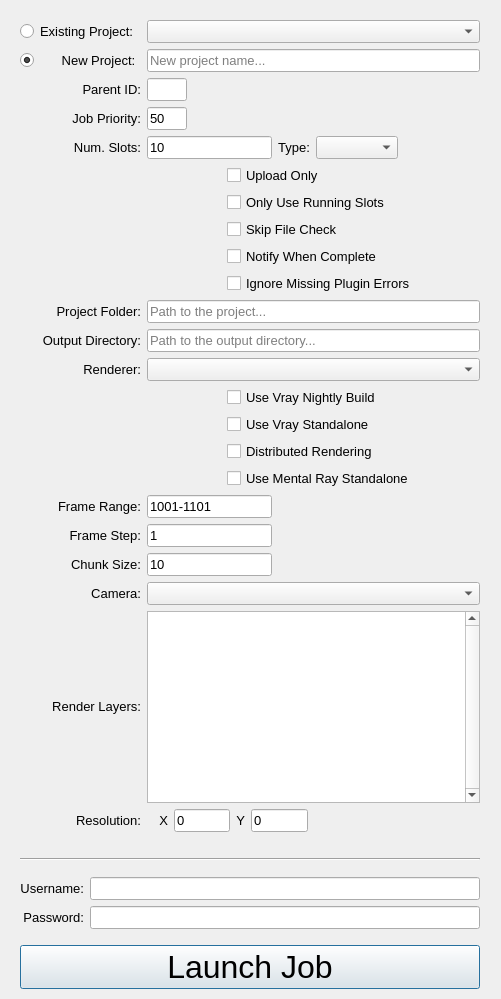
<?xml version="1.0" encoding="UTF-8"?>
<ui version="4.0">
 <class>SubmitDialog</class>
 <widget class="QDialog" name="SubmitDialog">
  <property name="geometry">
   <rect>
    <x>0</x>
    <y>0</y>
    <width>501</width>
    <height>999</height>
   </rect>
  </property>
  <property name="windowTitle">
   <string>Dialog</string>
  </property>
  <widget class="QWidget" name="layoutWidget">
   <property name="geometry">
    <rect>
     <x>0</x>
     <y>0</y>
     <width>480</width>
     <height>1003</height>
    </rect>
   </property>
   <property name="font">
    <font>
     <pointsize>10</pointsize>
    </font>
   </property>
   <layout class="QVBoxLayout" name="verticalLayout">
    <property name="leftMargin">
     <number>20</number>
    </property>
    <property name="rightMargin">
     <number>0</number>
    </property>
    <item>
     <layout class="QGridLayout" name="main_layout">
      <property name="topMargin">
       <number>10</number>
      </property>
      <property name="bottomMargin">
       <number>10</number>
      </property>
      <item row="16" column="1">
       <layout class="QHBoxLayout" name="horizontalLayout_12">
        <item>
         <spacer name="horizontalSpacer_12">
          <property name="orientation">
           <enum>Qt::Horizontal</enum>
          </property>
          <property name="sizeType">
           <enum>QSizePolicy::Fixed</enum>
          </property>
          <property name="sizeHint" stdset="0">
           <size>
            <width>80</width>
            <height>20</height>
           </size>
          </property>
         </spacer>
        </item>
        <item>
         <widget class="QCheckBox" name="use_mi">
          <property name="text">
           <string>Use Mental Ray Standalone</string>
          </property>
          <property name="-v" stdset="0">
           <string>`python &quot;cmds.submit_callb('use_mi')&quot;`</string>
          </property>
         </widget>
        </item>
       </layout>
      </item>
      <item row="13" column="1">
       <layout class="QHBoxLayout" name="horizontalLayout_9">
        <item>
         <spacer name="horizontalSpacer_9">
          <property name="orientation">
           <enum>Qt::Horizontal</enum>
          </property>
          <property name="sizeType">
           <enum>QSizePolicy::Fixed</enum>
          </property>
          <property name="sizeHint" stdset="0">
           <size>
            <width>80</width>
            <height>20</height>
           </size>
          </property>
         </spacer>
        </item>
        <item>
         <widget class="QCheckBox" name="vray_nightly">
          <property name="text">
           <string>Use Vray Nightly Build</string>
          </property>
          <property name="-v" stdset="0">
           <string>`python &quot;cmds.submit_callb('vray_nightly')&quot;`</string>
          </property>
         </widget>
        </item>
       </layout>
      </item>
      <item row="4" column="1">
       <layout class="QHBoxLayout" name="horizontalLayout_3">
        <item>
         <widget class="QLineEdit" name="num_instances">
          <property name="sizePolicy">
           <sizepolicy hsizetype="Preferred" vsizetype="Fixed">
            <horstretch>0</horstretch>
            <verstretch>0</verstretch>
           </sizepolicy>
          </property>
          <property name="font">
           <font>
            <pointsize>10</pointsize>
           </font>
          </property>
          <property name="text">
           <string>10</string>
          </property>
          <property name="-tx" stdset="0">
           <string>`python &quot;cmds.submit_callb('num_instances')&quot;`</string>
          </property>
         </widget>
        </item>
        <item>
         <widget class="QLabel" name="label_3">
          <property name="font">
           <font>
            <pointsize>10</pointsize>
           </font>
          </property>
          <property name="text">
           <string>Type:</string>
          </property>
          <property name="alignment">
           <set>Qt::AlignRight|Qt::AlignTrailing|Qt::AlignVCenter</set>
          </property>
         </widget>
        </item>
        <item>
         <widget class="QComboBox" name="instance_type">
          <property name="sizePolicy">
           <sizepolicy hsizetype="Expanding" vsizetype="Fixed">
            <horstretch>0</horstretch>
            <verstretch>0</verstretch>
           </sizepolicy>
          </property>
          <property name="font">
           <font>
            <pointsize>10</pointsize>
           </font>
          </property>
          <property name="-ann" stdset="0">
           <string>`python &quot;cmds.submit_callb('instance_type')&quot;`</string>
          </property>
         </widget>
        </item>
        <item>
         <spacer name="horizontalSpacer">
          <property name="orientation">
           <enum>Qt::Horizontal</enum>
          </property>
          <property name="sizeHint" stdset="0">
           <size>
            <width>40</width>
            <height>20</height>
           </size>
          </property>
         </spacer>
        </item>
       </layout>
      </item>
      <item row="3" column="0">
       <widget class="QLabel" name="label_17">
        <property name="maximumSize">
         <size>
          <width>16777215</width>
          <height>16777215</height>
         </size>
        </property>
        <property name="font">
         <font>
          <pointsize>10</pointsize>
         </font>
        </property>
        <property name="text">
         <string>Job Priority:</string>
        </property>
        <property name="alignment">
         <set>Qt::AlignRight|Qt::AlignTrailing|Qt::AlignVCenter</set>
        </property>
       </widget>
      </item>
      <item row="22" column="1">
       <layout class="QHBoxLayout" name="horizontalLayout">
        <property name="spacing">
         <number>-1</number>
        </property>
        <property name="sizeConstraint">
         <enum>QLayout::SetDefaultConstraint</enum>
        </property>
        <item>
         <spacer name="horizontalSpacer_2">
          <property name="orientation">
           <enum>Qt::Horizontal</enum>
          </property>
          <property name="sizeHint" stdset="0">
           <size>
            <width>80</width>
            <height>20</height>
           </size>
          </property>
         </spacer>
        </item>
        <item>
         <widget class="QLabel" name="label_15">
          <property name="font">
           <font>
            <pointsize>10</pointsize>
           </font>
          </property>
          <property name="text">
           <string>X</string>
          </property>
          <property name="alignment">
           <set>Qt::AlignRight|Qt::AlignTrailing|Qt::AlignVCenter</set>
          </property>
         </widget>
        </item>
        <item>
         <widget class="QLineEdit" name="x_res">
          <property name="sizePolicy">
           <sizepolicy hsizetype="Preferred" vsizetype="Fixed">
            <horstretch>0</horstretch>
            <verstretch>0</verstretch>
           </sizepolicy>
          </property>
          <property name="font">
           <font>
            <pointsize>10</pointsize>
           </font>
          </property>
          <property name="text">
           <string>0</string>
          </property>
          <property name="-tx" stdset="0">
           <string>`python &quot;cmds.submit_callb('x_res')&quot;`</string>
          </property>
         </widget>
        </item>
        <item>
         <widget class="QLabel" name="label_16">
          <property name="font">
           <font>
            <pointsize>10</pointsize>
           </font>
          </property>
          <property name="text">
           <string>Y</string>
          </property>
          <property name="alignment">
           <set>Qt::AlignRight|Qt::AlignTrailing|Qt::AlignVCenter</set>
          </property>
         </widget>
        </item>
        <item>
         <widget class="QLineEdit" name="y_res">
          <property name="sizePolicy">
           <sizepolicy hsizetype="Preferred" vsizetype="Fixed">
            <horstretch>0</horstretch>
            <verstretch>0</verstretch>
           </sizepolicy>
          </property>
          <property name="font">
           <font>
            <pointsize>10</pointsize>
           </font>
          </property>
          <property name="text">
           <string>0</string>
          </property>
          <property name="-tx" stdset="0">
           <string>`python &quot;cmds.submit_callb('y_res')&quot;`</string>
          </property>
         </widget>
        </item>
        <item>
         <spacer name="horizontalSpacer_5">
          <property name="font">
           <font>
            <pointsize>10</pointsize>
           </font>
          </property>
          <property name="orientation">
           <enum>Qt::Horizontal</enum>
          </property>
          <property name="sizeHint" stdset="0">
           <size>
            <width>240</width>
            <height>20</height>
           </size>
          </property>
         </spacer>
        </item>
       </layout>
      </item>
      <item row="21" column="0">
       <widget class="QLabel" name="label_11">
        <property name="sizePolicy">
         <sizepolicy hsizetype="Minimum" vsizetype="Fixed">
          <horstretch>0</horstretch>
          <verstretch>0</verstretch>
         </sizepolicy>
        </property>
        <property name="font">
         <font>
          <pointsize>10</pointsize>
         </font>
        </property>
        <property name="text">
         <string>Render Layers:</string>
        </property>
        <property name="alignment">
         <set>Qt::AlignRight|Qt::AlignTrailing|Qt::AlignVCenter</set>
        </property>
       </widget>
      </item>
      <item row="4" column="0">
       <widget class="QLabel" name="label_2">
        <property name="maximumSize">
         <size>
          <width>16777215</width>
          <height>16777215</height>
         </size>
        </property>
        <property name="font">
         <font>
          <pointsize>10</pointsize>
         </font>
        </property>
        <property name="text">
         <string>Num. Slots:</string>
        </property>
        <property name="textFormat">
         <enum>Qt::AutoText</enum>
        </property>
        <property name="scaledContents">
         <bool>false</bool>
        </property>
        <property name="alignment">
         <set>Qt::AlignRight|Qt::AlignTrailing|Qt::AlignVCenter</set>
        </property>
        <property name="wordWrap">
         <bool>false</bool>
        </property>
        <property name="openExternalLinks">
         <bool>false</bool>
        </property>
        <property name="textInteractionFlags">
         <set>Qt::LinksAccessibleByMouse</set>
        </property>
       </widget>
      </item>
      <item row="1" column="1">
       <widget class="QLineEdit" name="new_project_name">
        <property name="placeholderText">
         <string>New project name...</string>
        </property>
        <property name="-tx" stdset="0">
         <string>`python &quot;cmds.submit_callb('new_project_name')&quot;`</string>
        </property>
       </widget>
      </item>
      <item row="0" column="1">
       <widget class="QComboBox" name="existing_project_name">
        <property name="-ann" stdset="0">
         <string>`python &quot;cmds.submit_callb('existing_project_name')&quot;`</string>
        </property>
       </widget>
      </item>
      <item row="6" column="1">
       <layout class="QHBoxLayout" name="horizontalLayout_6">
        <item>
         <spacer name="horizontalSpacer_8">
          <property name="orientation">
           <enum>Qt::Horizontal</enum>
          </property>
          <property name="sizeType">
           <enum>QSizePolicy::Fixed</enum>
          </property>
          <property name="sizeHint" stdset="0">
           <size>
            <width>80</width>
            <height>20</height>
           </size>
          </property>
         </spacer>
        </item>
        <item>
         <widget class="QCheckBox" name="start_new_slots">
          <property name="text">
           <string>Only Use Running Slots</string>
          </property>
          <property name="-v" stdset="0">
           <string>`python &quot;cmds.submit_callb('start_new_slots')&quot;`</string>
          </property>
         </widget>
        </item>
       </layout>
      </item>
      <item row="22" column="0">
       <widget class="QLabel" name="label_12">
        <property name="font">
         <font>
          <pointsize>10</pointsize>
         </font>
        </property>
        <property name="text">
         <string>Resolution:</string>
        </property>
        <property name="alignment">
         <set>Qt::AlignRight|Qt::AlignTrailing|Qt::AlignVCenter</set>
        </property>
       </widget>
      </item>
      <item row="20" column="1">
       <widget class="QComboBox" name="camera">
        <property name="font">
         <font>
          <pointsize>10</pointsize>
         </font>
        </property>
        <property name="-ann" stdset="0">
         <string>`python &quot;cmds.submit_callb('camera')&quot;`</string>
        </property>
       </widget>
      </item>
      <item row="21" column="1">
       <widget class="QListWidget" name="layers">
        <property name="sizePolicy">
         <sizepolicy hsizetype="Preferred" vsizetype="Preferred">
          <horstretch>0</horstretch>
          <verstretch>0</verstretch>
         </sizepolicy>
        </property>
        <property name="frameShadow">
         <enum>QFrame::Plain</enum>
        </property>
        <property name="verticalScrollBarPolicy">
         <enum>Qt::ScrollBarAlwaysOn</enum>
        </property>
        <property name="autoScroll">
         <bool>true</bool>
        </property>
        <property name="autoScrollMargin">
         <number>7</number>
        </property>
        <property name="showDropIndicator" stdset="0">
         <bool>false</bool>
        </property>
        <property name="alternatingRowColors">
         <bool>true</bool>
        </property>
        <property name="selectionMode">
         <enum>QAbstractItemView::MultiSelection</enum>
        </property>
        <property name="resizeMode">
         <enum>QListView::Adjust</enum>
        </property>
        <property name="layoutMode">
         <enum>QListView::Batched</enum>
        </property>
        <property name="selectionRectVisible">
         <bool>false</bool>
        </property>
        <property name="-allowMultiSelection" stdset="0">
         <string>true</string>
        </property>
       </widget>
      </item>
      <item row="20" column="0">
       <widget class="QLabel" name="label_10">
        <property name="font">
         <font>
          <pointsize>10</pointsize>
         </font>
        </property>
        <property name="text">
         <string>Camera:</string>
        </property>
        <property name="alignment">
         <set>Qt::AlignRight|Qt::AlignTrailing|Qt::AlignVCenter</set>
        </property>
       </widget>
      </item>
      <item row="19" column="0">
       <widget class="QLabel" name="label_9">
        <property name="font">
         <font>
          <pointsize>10</pointsize>
         </font>
        </property>
        <property name="text">
         <string>Chunk Size:</string>
        </property>
        <property name="alignment">
         <set>Qt::AlignRight|Qt::AlignTrailing|Qt::AlignVCenter</set>
        </property>
       </widget>
      </item>
      <item row="3" column="1">
       <layout class="QHBoxLayout" name="horizontalLayout_4">
        <item>
         <widget class="QLineEdit" name="priority">
          <property name="maximumSize">
           <size>
            <width>40</width>
            <height>16777215</height>
           </size>
          </property>
          <property name="text">
           <string>50</string>
          </property>
          <property name="-tx" stdset="0">
           <string>`python &quot;cmds.submit_callb('priority')&quot;`</string>
          </property>
         </widget>
        </item>
        <item>
         <spacer name="horizontalSpacer_4">
          <property name="orientation">
           <enum>Qt::Horizontal</enum>
          </property>
          <property name="sizeHint" stdset="0">
           <size>
            <width>40</width>
            <height>20</height>
           </size>
          </property>
         </spacer>
        </item>
       </layout>
      </item>
      <item row="19" column="1">
       <widget class="QLineEdit" name="chunk_size">
        <property name="sizePolicy">
         <sizepolicy hsizetype="Maximum" vsizetype="Fixed">
          <horstretch>0</horstretch>
          <verstretch>0</verstretch>
         </sizepolicy>
        </property>
        <property name="font">
         <font>
          <pointsize>10</pointsize>
         </font>
        </property>
        <property name="text">
         <string>10</string>
        </property>
        <property name="-tx" stdset="0">
         <string>`python &quot;cmds.submit_callb('chunk_size')&quot;`</string>
        </property>
       </widget>
      </item>
      <item row="18" column="0">
       <widget class="QLabel" name="label_8">
        <property name="font">
         <font>
          <pointsize>10</pointsize>
         </font>
        </property>
        <property name="text">
         <string>Frame Step:</string>
        </property>
        <property name="alignment">
         <set>Qt::AlignRight|Qt::AlignTrailing|Qt::AlignVCenter</set>
        </property>
       </widget>
      </item>
      <item row="17" column="0">
       <widget class="QLabel" name="label_7">
        <property name="font">
         <font>
          <pointsize>10</pointsize>
         </font>
        </property>
        <property name="text">
         <string>Frame Range:</string>
        </property>
        <property name="alignment">
         <set>Qt::AlignRight|Qt::AlignTrailing|Qt::AlignVCenter</set>
        </property>
       </widget>
      </item>
      <item row="18" column="1">
       <widget class="QLineEdit" name="frame_step">
        <property name="sizePolicy">
         <sizepolicy hsizetype="Maximum" vsizetype="Fixed">
          <horstretch>0</horstretch>
          <verstretch>0</verstretch>
         </sizepolicy>
        </property>
        <property name="font">
         <font>
          <pointsize>10</pointsize>
         </font>
        </property>
        <property name="text">
         <string>1</string>
        </property>
        <property name="-tx" stdset="0">
         <string>`python &quot;cmds.submit_callb('frame_step')&quot;`</string>
        </property>
       </widget>
      </item>
      <item row="12" column="0">
       <widget class="QLabel" name="label_6">
        <property name="font">
         <font>
          <pointsize>10</pointsize>
         </font>
        </property>
        <property name="text">
         <string>Renderer:</string>
        </property>
        <property name="alignment">
         <set>Qt::AlignRight|Qt::AlignTrailing|Qt::AlignVCenter</set>
        </property>
       </widget>
      </item>
      <item row="17" column="1">
       <widget class="QLineEdit" name="frange">
        <property name="sizePolicy">
         <sizepolicy hsizetype="Maximum" vsizetype="Fixed">
          <horstretch>0</horstretch>
          <verstretch>0</verstretch>
         </sizepolicy>
        </property>
        <property name="font">
         <font>
          <pointsize>10</pointsize>
         </font>
        </property>
        <property name="text">
         <string>1001-1101</string>
        </property>
        <property name="-tx" stdset="0">
         <string>`python &quot;cmds.submit_callb('frange')&quot;`</string>
        </property>
       </widget>
      </item>
      <item row="11" column="0">
       <widget class="QLabel" name="label_5">
        <property name="font">
         <font>
          <pointsize>10</pointsize>
         </font>
        </property>
        <property name="text">
         <string>Output Directory:</string>
        </property>
        <property name="alignment">
         <set>Qt::AlignRight|Qt::AlignTrailing|Qt::AlignVCenter</set>
        </property>
       </widget>
      </item>
      <item row="12" column="1">
       <widget class="QComboBox" name="renderer">
        <property name="-ann" stdset="0">
         <string>`python &quot;cmds.submit_callb('renderer')&quot;`</string>
        </property>
       </widget>
      </item>
      <item row="10" column="0">
       <widget class="QLabel" name="label_4">
        <property name="font">
         <font>
          <pointsize>10</pointsize>
         </font>
        </property>
        <property name="text">
         <string>Project Folder:</string>
        </property>
        <property name="alignment">
         <set>Qt::AlignRight|Qt::AlignTrailing|Qt::AlignVCenter</set>
        </property>
       </widget>
      </item>
      <item row="2" column="0">
       <widget class="QLabel" name="label_18">
        <property name="sizePolicy">
         <sizepolicy hsizetype="Preferred" vsizetype="Preferred">
          <horstretch>0</horstretch>
          <verstretch>0</verstretch>
         </sizepolicy>
        </property>
        <property name="maximumSize">
         <size>
          <width>16777215</width>
          <height>16777215</height>
         </size>
        </property>
        <property name="font">
         <font>
          <pointsize>10</pointsize>
         </font>
        </property>
        <property name="text">
         <string>Parent ID:</string>
        </property>
        <property name="alignment">
         <set>Qt::AlignRight|Qt::AlignTrailing|Qt::AlignVCenter</set>
        </property>
       </widget>
      </item>
      <item row="11" column="1">
       <widget class="QLineEdit" name="output_dir">
        <property name="placeholderText">
         <string>Path to the output directory...</string>
        </property>
        <property name="-tx" stdset="0">
         <string>`python &quot;cmds.submit_callb('output_dir')&quot;`</string>
        </property>
       </widget>
      </item>
      <item row="10" column="1">
       <widget class="QLineEdit" name="project">
        <property name="placeholderText">
         <string>Path to the project...</string>
        </property>
        <property name="-tx" stdset="0">
         <string>`python &quot;cmds.submit_callb('project')&quot;`</string>
        </property>
       </widget>
      </item>
      <item row="5" column="1">
       <layout class="QHBoxLayout" name="horizontalLayout_5">
        <item>
         <spacer name="horizontalSpacer_3">
          <property name="orientation">
           <enum>Qt::Horizontal</enum>
          </property>
          <property name="sizeType">
           <enum>QSizePolicy::Fixed</enum>
          </property>
          <property name="sizeHint" stdset="0">
           <size>
            <width>80</width>
            <height>20</height>
           </size>
          </property>
         </spacer>
        </item>
        <item>
         <widget class="QCheckBox" name="upload_only">
          <property name="text">
           <string>Upload Only</string>
          </property>
          <property name="-v" stdset="0">
           <string>`python &quot;cmds.submit_callb('upload_only')&quot;`</string>
          </property>
         </widget>
        </item>
       </layout>
      </item>
      <item row="7" column="1">
       <layout class="QHBoxLayout" name="horizontalLayout_7">
        <item>
         <spacer name="horizontalSpacer_6">
          <property name="orientation">
           <enum>Qt::Horizontal</enum>
          </property>
          <property name="sizeType">
           <enum>QSizePolicy::Fixed</enum>
          </property>
          <property name="sizeHint" stdset="0">
           <size>
            <width>80</width>
            <height>20</height>
           </size>
          </property>
         </spacer>
        </item>
        <item>
         <widget class="QCheckBox" name="skip_check">
          <property name="minimumSize">
           <size>
            <width>0</width>
            <height>0</height>
           </size>
          </property>
          <property name="text">
           <string>Skip File Check</string>
          </property>
          <property name="-v" stdset="0">
           <string>`python &quot;cmds.submit_callb('skip_check')&quot;`</string>
          </property>
         </widget>
        </item>
       </layout>
      </item>
      <item row="14" column="1">
       <layout class="QHBoxLayout" name="horizontalLayout_10">
        <item>
         <spacer name="horizontalSpacer_11">
          <property name="orientation">
           <enum>Qt::Horizontal</enum>
          </property>
          <property name="sizeType">
           <enum>QSizePolicy::Fixed</enum>
          </property>
          <property name="sizeHint" stdset="0">
           <size>
            <width>80</width>
            <height>20</height>
           </size>
          </property>
         </spacer>
        </item>
        <item>
         <widget class="QCheckBox" name="use_vrscene">
          <property name="text">
           <string>Use Vray Standalone</string>
          </property>
          <property name="-v" stdset="0">
           <string>`python &quot;cmds.submit_callb('use_vrscene')&quot;`</string>
          </property>
         </widget>
        </item>
       </layout>
      </item>
      <item row="8" column="1">
       <layout class="QHBoxLayout" name="horizontalLayout_8">
        <item>
         <spacer name="horizontalSpacer_7">
          <property name="orientation">
           <enum>Qt::Horizontal</enum>
          </property>
          <property name="sizeType">
           <enum>QSizePolicy::Fixed</enum>
          </property>
          <property name="sizeHint" stdset="0">
           <size>
            <width>80</width>
            <height>20</height>
           </size>
          </property>
         </spacer>
        </item>
        <item>
         <widget class="QCheckBox" name="notify_complete">
          <property name="minimumSize">
           <size>
            <width>0</width>
            <height>0</height>
           </size>
          </property>
          <property name="text">
           <string>Notify When Complete</string>
          </property>
          <property name="-v" stdset="0">
           <string>`python &quot;cmds.submit_callb('notify_complete')&quot;`</string>
          </property>
         </widget>
        </item>
       </layout>
      </item>
      <item row="2" column="1">
       <layout class="QHBoxLayout" name="horizontalLayout_11">
        <item>
         <widget class="QLineEdit" name="parent_id">
          <property name="sizePolicy">
           <sizepolicy hsizetype="Expanding" vsizetype="Fixed">
            <horstretch>0</horstretch>
            <verstretch>0</verstretch>
           </sizepolicy>
          </property>
          <property name="maximumSize">
           <size>
            <width>40</width>
            <height>16777215</height>
           </size>
          </property>
          <property name="-tx" stdset="0">
           <string>`python &quot;cmds.submit_callb('parent_id')&quot;`</string>
          </property>
         </widget>
        </item>
        <item>
         <spacer name="horizontalSpacer_10">
          <property name="orientation">
           <enum>Qt::Horizontal</enum>
          </property>
          <property name="sizeType">
           <enum>QSizePolicy::Expanding</enum>
          </property>
          <property name="sizeHint" stdset="0">
           <size>
            <width>120</width>
            <height>20</height>
           </size>
          </property>
         </spacer>
        </item>
       </layout>
      </item>
      <item row="15" column="1">
       <layout class="QHBoxLayout" name="horizontalLayout_15">
        <item>
         <spacer name="horizontalSpacer_13">
          <property name="orientation">
           <enum>Qt::Horizontal</enum>
          </property>
          <property name="sizeType">
           <enum>QSizePolicy::Fixed</enum>
          </property>
          <property name="sizeHint" stdset="0">
           <size>
            <width>80</width>
            <height>20</height>
           </size>
          </property>
         </spacer>
        </item>
        <item>
         <widget class="QCheckBox" name="distributed">
          <property name="text">
           <string>Distributed Rendering</string>
          </property>
          <property name="-v" stdset="0">
           <string>`python &quot;cmds.submit_callb('distributed')&quot;`</string>
          </property>
         </widget>
        </item>
       </layout>
      </item>
      <item row="1" column="0">
       <widget class="QRadioButton" name="new_project">
        <property name="text">
         <string>      New Project:</string>
        </property>
        <property name="checked">
         <bool>true</bool>
        </property>
        <property name="-ann" stdset="0">
         <string>`python &quot;cmds.submit_callb('new_project')&quot;`</string>
        </property>
       </widget>
      </item>
      <item row="0" column="0">
       <widget class="QRadioButton" name="existing_project">
        <property name="text">
         <string>Existing Project:</string>
        </property>
        <property name="checked">
         <bool>false</bool>
        </property>
        <property name="-ann" stdset="0">
         <string>`python &quot;cmds.submit_callb('existing_project')&quot;`</string>
        </property>
       </widget>
      </item>
      <item row="9" column="1">
       <layout class="QHBoxLayout" name="horizontalLayout_13">
        <item>
         <spacer name="horizontalSpacer_14">
          <property name="orientation">
           <enum>Qt::Horizontal</enum>
          </property>
          <property name="sizeType">
           <enum>QSizePolicy::Fixed</enum>
          </property>
          <property name="sizeHint" stdset="0">
           <size>
            <width>80</width>
            <height>20</height>
           </size>
          </property>
         </spacer>
        </item>
        <item>
         <widget class="QCheckBox" name="ignore_plugin_errors">
          <property name="text">
           <string>Ignore Missing Plugin Errors</string>
          </property>
          <property name="-v" stdset="0">
           <string>`python &quot;cmds.submit_callb('ignore_plugin_errors')&quot;`</string>
          </property>
         </widget>
        </item>
       </layout>
      </item>
     </layout>
    </item>
    <item>
     <widget class="Line" name="line">
      <property name="orientation">
       <enum>Qt::Horizontal</enum>
      </property>
     </widget>
    </item>
    <item>
     <layout class="QGridLayout" name="gridLayout">
      <item row="0" column="0">
       <widget class="QLabel" name="label_13">
        <property name="font">
         <font>
          <pointsize>10</pointsize>
         </font>
        </property>
        <property name="text">
         <string>Username:</string>
        </property>
        <property name="alignment">
         <set>Qt::AlignRight|Qt::AlignTrailing|Qt::AlignVCenter</set>
        </property>
       </widget>
      </item>
      <item row="0" column="1">
       <widget class="QLineEdit" name="username">
        <property name="text">
         <string/>
        </property>
        <property name="-tx" stdset="0">
         <string>`python &quot;cmds.submit_callb('username')&quot;`</string>
        </property>
       </widget>
      </item>
      <item row="1" column="0">
       <widget class="QLabel" name="label_14">
        <property name="font">
         <font>
          <pointsize>10</pointsize>
         </font>
        </property>
        <property name="text">
         <string>Password:</string>
        </property>
        <property name="alignment">
         <set>Qt::AlignRight|Qt::AlignTrailing|Qt::AlignVCenter</set>
        </property>
       </widget>
      </item>
      <item row="1" column="1">
       <widget class="QLineEdit" name="password">
        <property name="inputMask">
         <string notr="true"/>
        </property>
        <property name="text">
         <string/>
        </property>
        <property name="echoMode">
         <enum>QLineEdit::Password</enum>
        </property>
        <property name="-tx" stdset="0">
         <string>`python &quot;cmds.submit_callb('password')&quot;`</string>
        </property>
       </widget>
      </item>
     </layout>
    </item>
    <item>
     <layout class="QHBoxLayout" name="horizontalLayout_2">
      <property name="leftMargin">
       <number>0</number>
      </property>
      <property name="topMargin">
       <number>0</number>
      </property>
      <item>
       <widget class="QPushButton" name="submit_button">
        <property name="sizePolicy">
         <sizepolicy hsizetype="MinimumExpanding" vsizetype="Fixed">
          <horstretch>0</horstretch>
          <verstretch>0</verstretch>
         </sizepolicy>
        </property>
        <property name="font">
         <font>
          <family>Lucida Grande</family>
          <pointsize>24</pointsize>
         </font>
        </property>
        <property name="text">
         <string>Launch Job</string>
        </property>
        <property name="+command" stdset="0">
         <string>&quot;cmds.do_submit_callb()&quot;</string>
        </property>
       </widget>
      </item>
     </layout>
    </item>
   </layout>
  </widget>
 </widget>
 <tabstops>
  <tabstop>existing_project</tabstop>
  <tabstop>existing_project_name</tabstop>
  <tabstop>new_project</tabstop>
  <tabstop>new_project_name</tabstop>
  <tabstop>parent_id</tabstop>
  <tabstop>priority</tabstop>
  <tabstop>num_instances</tabstop>
  <tabstop>instance_type</tabstop>
  <tabstop>upload_only</tabstop>
  <tabstop>start_new_slots</tabstop>
  <tabstop>skip_check</tabstop>
  <tabstop>notify_complete</tabstop>
  <tabstop>ignore_plugin_errors</tabstop>
  <tabstop>project</tabstop>
  <tabstop>output_dir</tabstop>
  <tabstop>renderer</tabstop>
  <tabstop>vray_nightly</tabstop>
  <tabstop>use_vrscene</tabstop>
  <tabstop>distributed</tabstop>
  <tabstop>use_mi</tabstop>
  <tabstop>frange</tabstop>
  <tabstop>frame_step</tabstop>
  <tabstop>chunk_size</tabstop>
  <tabstop>camera</tabstop>
  <tabstop>layers</tabstop>
  <tabstop>x_res</tabstop>
  <tabstop>y_res</tabstop>
  <tabstop>username</tabstop>
  <tabstop>password</tabstop>
  <tabstop>submit_button</tabstop>
 </tabstops>
 <resources/>
 <connections/>
</ui>
